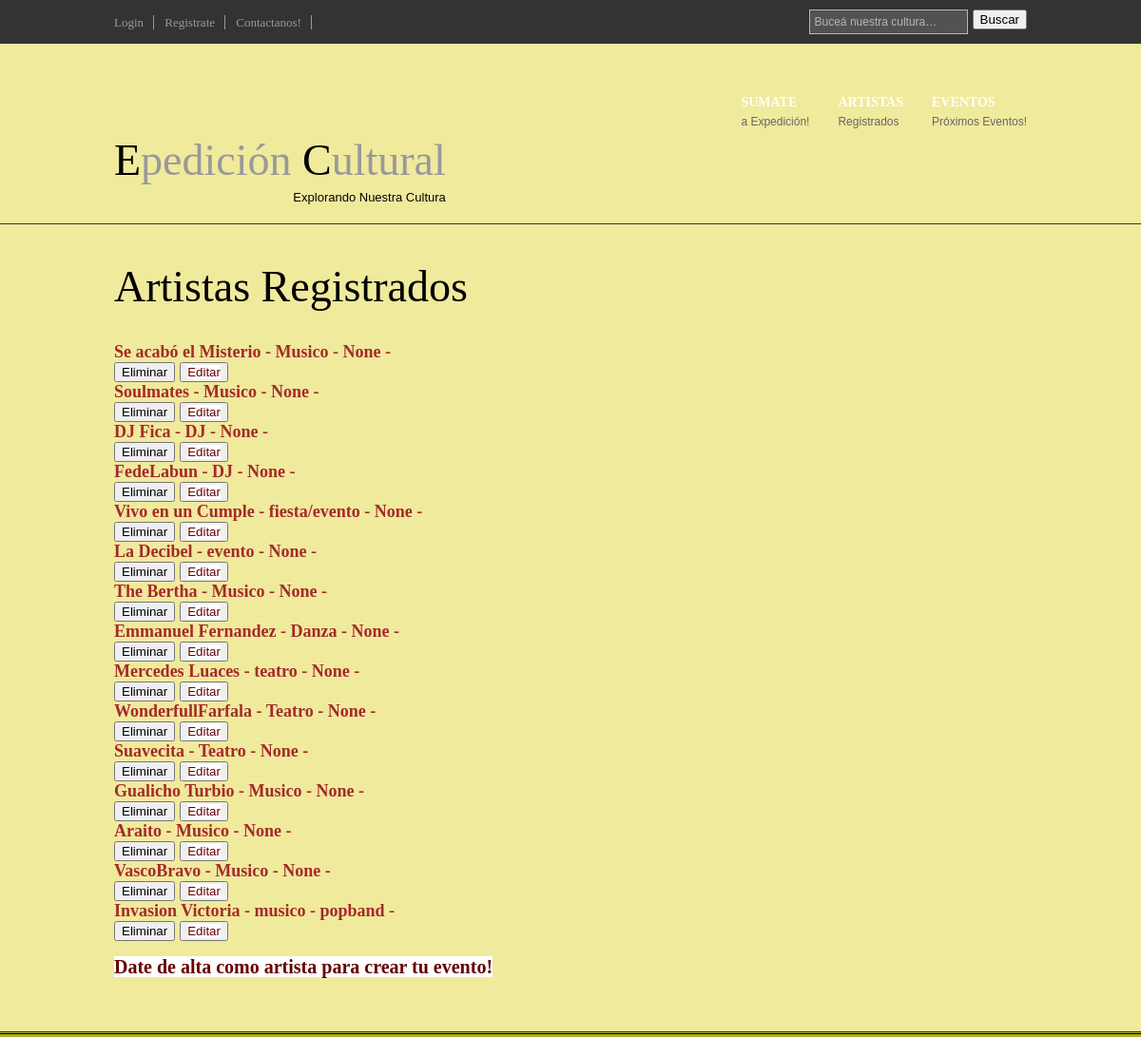
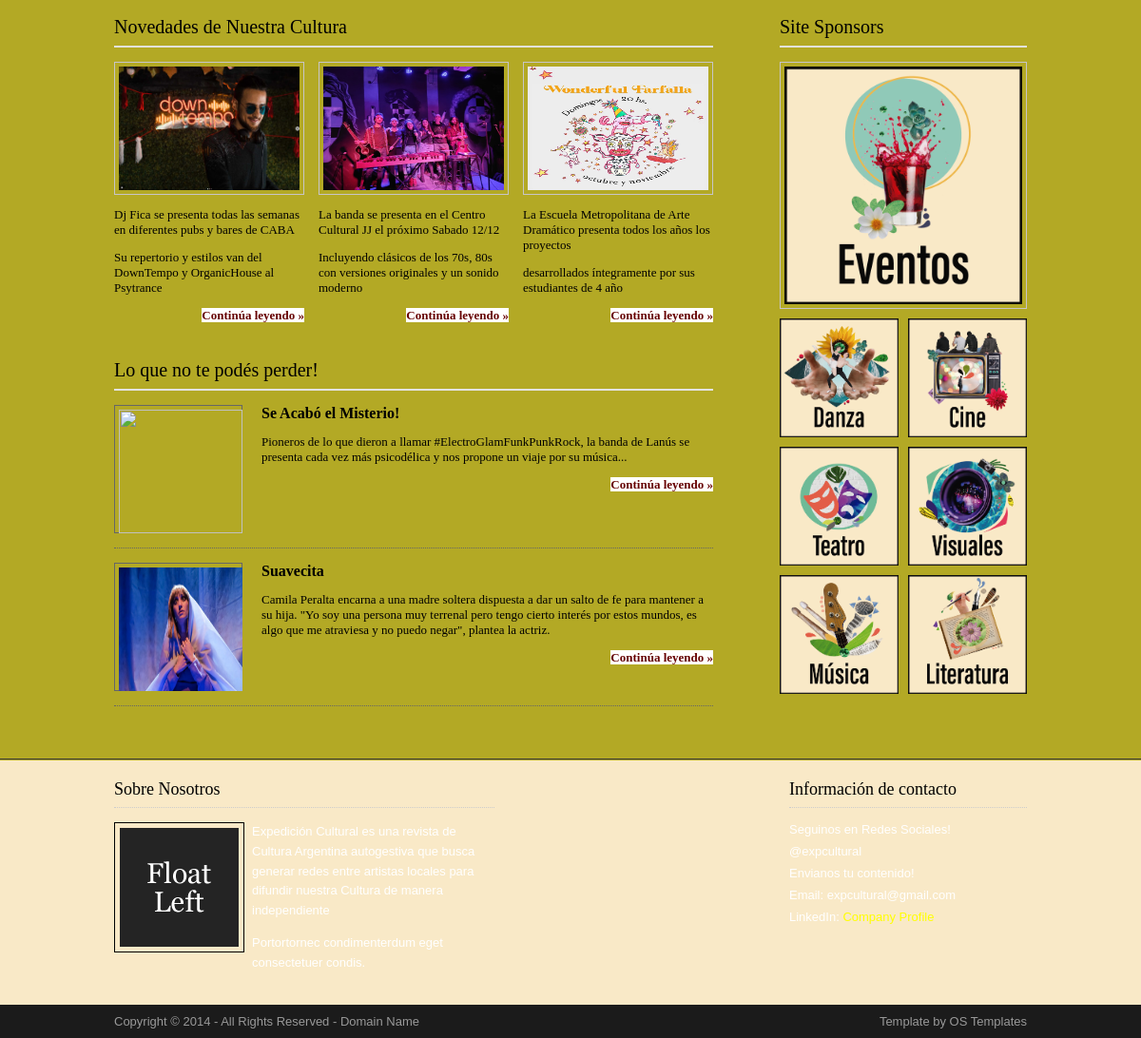
/appExpe/listaArtistas/, run on the app's committed database (2 pictures, top to bottom).
### appExpe/models.py (models this page shows, shortened)
class Artista(models.Model):
    nombre = models.CharField(null=True, max_length=40)
    disciplina = models.CharField(null=True, max_length=40)
    descripcion = models.CharField(null=True, max_length=500)
    link = models.URLField(null=True, max_length=250, blank=True)
    imagen = models.ImageField(upload_to='appExpe\static\images', null=True, blank=True)
    user = models.OneToOneField(User, on_delete=models.CASCADE, null=True)

### appExpe/views.py (the view)
# urls.py: path('listaArtistas/', listaArtistas, name="listaArtistas"),
def listaArtistas(req):
    artistas = Artista.objects.all()
    return render(req, "listaArtistas.html", {"artistas": artistas})

### appExpe/templates/listaArtistas.html (shortened to what this page needs)
{% extends 'base.html' %}
{% block ContenidoQueCambia %}
<div class="wrapper col1">
    <div id="header">
      <div id="logo">
        <h1><a href="/appExpe/inicio"><strong>Artistas Registrados</strong> <strong></strong></a> </h1>
        <br>
         <br>
         <ul>
            {% for artista in artistas %}
                <li style="font-size:large; font-weight: bold; color:brown;">
                     {{ artista.nombre }}  -
                     {{ artista.disciplina }}  -
                     {{ artista.descripcion }}  -
                </li>
                <div style="display: flex; column-gap: 5px;">
                    <form action="{% url 'eliminaArtista' artista.id %}" method="post">{% csrf_token %}
                        <button type="submit"> Eliminar </button>
                    </form>
                    <button>
                        <a href="{% url 'editarArtista' artista.id %}">Editar</a>
                    </button>
                </div>
            {% endfor %}
        </ul>
         <br>
         <h2><a href="{% url 'creaArtista' %}"><strong>Date de alta como artista para crear tu evento!</strong> <strong></strong></a> </h2>
         <br>
      </div>
      <br class="clear" />
    </div>
</div>
</body>
</html>
{% endblock ContenidoQueCambia %}

### appExpe/static/layout/styles/layout.css (style rules this page uses)
html { overflow-y:scroll; }
a { outline:none; text-decoration:none; color:#660000; background-color:#FFFFFF; }
div.wrapper { display:block; width:100%; text-align:left; }
div.wrapper h1, div.wrapper h2, div.wrapper h3, div.wrapper h4, div.wrapper h5, div.wrapper h6 { margin:0 0 15px 0; padding:0; font-size:20px; font-weight:normal; line-height:normal; }
.col1 { color:#030303; background-color:#f0ea9d; border-bottom:1px solid #363636; }
#header, #topline, #topbar, #breadcrumb, .container, #hpage_cats, #adblock, #socialise, #footer, #copyright { display:block; position:relative; width:960px; margin:0 auto; }
#header { padding:10px 0 20px; z-index:1000; }
#header h1, #header p, #header ul { margin:0; padding:0; list-style:none; line-height:normal; }
#header #logo { display:block; float:left; margin-top:7px; overflow:hidden; }
#header #logo h1 a { font-size:46px; color:#999999; background-color:#f0ea9d; }
#header h1 strong { font-weight:normal; color:#000000; background-color:#f0ea9d; }

### appExpe/static/layout/styles/forms.css (style rules this page uses)
form, fieldset, legend { margin:0; padding:0; border:none; }

### data on the page
Artista: nombre "Se acabó el Misterio", disciplina "Musico", descripcion "None"
Artista: nombre "Soulmates", disciplina "Musico", descripcion "None"
Artista: nombre "DJ Fica", disciplina "DJ", descripcion "None"
Artista: nombre "FedeLabun", disciplina "DJ", descripcion "None"
Artista: nombre "Vivo en un Cumple", disciplina "fiesta/evento", descripcion "None"
Artista: nombre "La Decibel", disciplina "evento", descripcion "None"
Artista: nombre "The Bertha", disciplina "Musico", descripcion "None"
Artista: nombre "Emmanuel Fernandez", disciplina "Danza", descripcion "None"
Artista: nombre "Mercedes Luaces", disciplina "teatro", descripcion "None"
Artista: nombre "WonderfullFarfala", disciplina "Teatro", descripcion "None"
Artista: nombre "Suavecita", disciplina "Teatro", descripcion "None"
Artista: nombre "Gualicho Turbio", disciplina "Musico", descripcion "None"
Artista: nombre "Araito", disciplina "Musico", descripcion "None"
Artista: nombre "VascoBravo", disciplina "Musico", descripcion "None"
Artista: nombre "Invasion Victoria", disciplina "musico", descripcion "popband"
